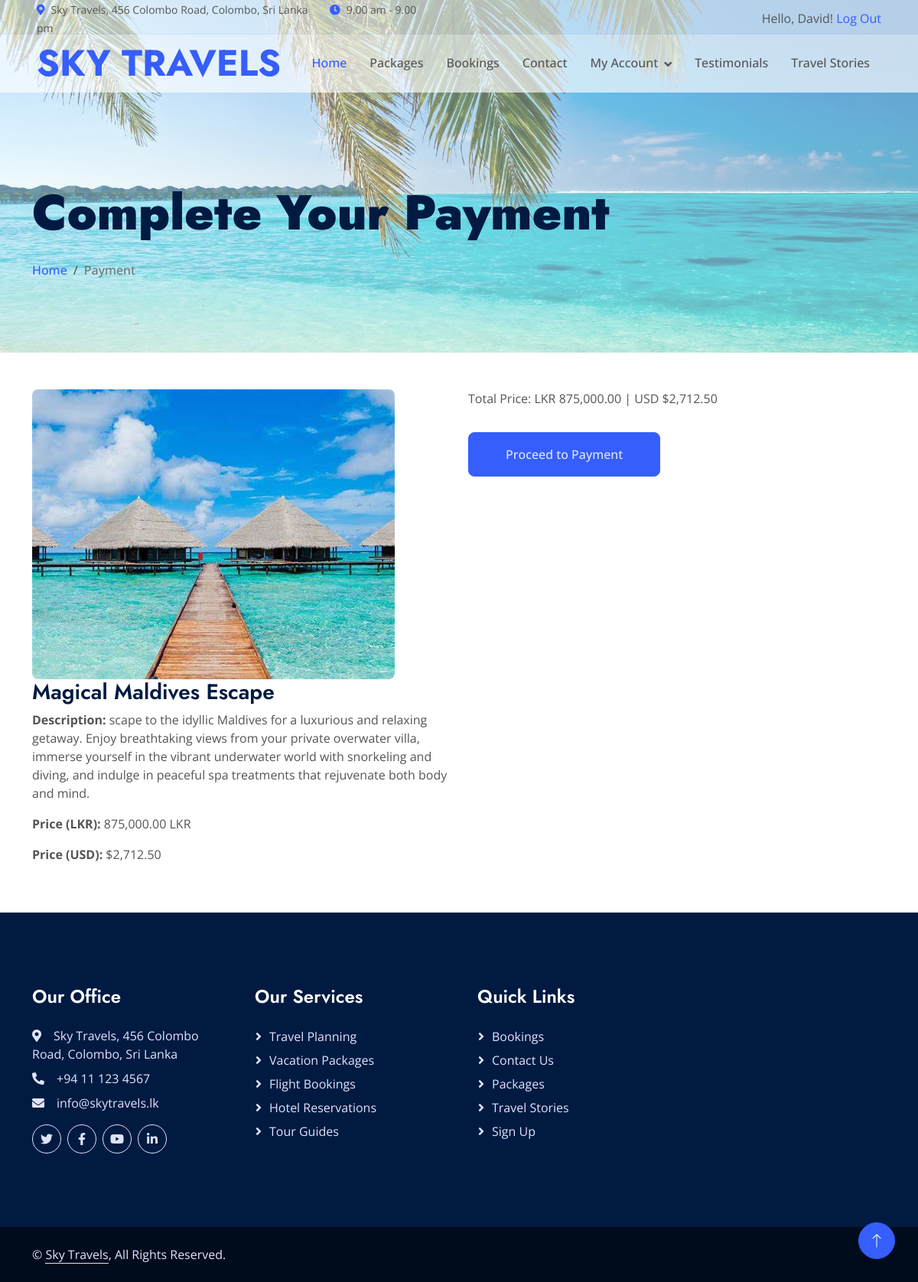
/payment.php?package_id=14&price=875000.00 (signed in), run on the app's committed database.
### tables this page shows
CREATE TABLE `packages` (
  `id` int(11) NOT NULL,
  `title` varchar(255) NOT NULL,
  `description` text NOT NULL,
  `destination` text NOT NULL,
  `duration` varchar(50) NOT NULL,
  `ideal_for` varchar(255) NOT NULL,
  `image` varchar(255) NOT NULL,
  `price` decimal(10,2) NOT NULL
);

### payment.php (the view, shortened to what this page needs)
<?php
include 'dbconn.php';
$package_id = isset($_GET['package_id']) ? $_GET['package_id'] : null;
$priceLKR = isset($_GET['price']) ? $_GET['price'] : null;
$sql = "SELECT * FROM packages WHERE id = ?";
$stmt = $conn->prepare($sql);
$stmt->bind_param("i", $package_id);
$stmt->execute();
$result = $stmt->get_result();
$package = $result->fetch_assoc();
$exchangeRate = 0.0031;
$priceUSD = ceil($priceLKR * $exchangeRate * 100);
try {
    $session = \Stripe\Checkout\Session::create([
        'payment_method_types' => ['card'],
        'line_items' => [[
            'price_data' => [
                'currency' => 'usd',
                'product_data' => [
                    'name' => $package['title'],
                ],
                'unit_amount' => $priceUSD,
            ],
            'quantity' => 1,
        ]],
        'mode' => 'payment',
        'success_url' => 'http://localhost/Sky_Travels/Sky_Travels/payment.php?package_id=' . $package_id . '&price=' . $priceLKR . '&payment_status=success&session_id={CHECKOUT_SESSION_ID}',
        'cancel_url' => 'http://localhost/Sky_Travels/Sky_Travels/payment_cancelled.php',
    ]);
} catch (\Stripe\Exception\ApiErrorException $e) {
    echo "Error creating Stripe Checkout session: " . $e->getMessage();
    exit();
}
?>
<?php include 'header.php'; ?>
<div class="container-fluid page-header mb-5 wow fadeIn" data-wow-delay="0.1s">
    <div class="container"><br><br>
        <h1 class="display-3 mb-4 animated slideInDown"><b>Complete Your Payment</b></h1>
        <nav aria-label="breadcrumb animated slideInDown">
            <ol class="breadcrumb mb-0">
                <li class="breadcrumb-item"><a href="index.php">Home</a></li>
                <li class="breadcrumb-item active" aria-current="page">Payment</li>
            </ol>
        </nav>
    </div>
</div>
<div class="container mb-5 wow fadeInUp" data-wow-delay="0.3s">
    <div class="row g-4">
        <div class="col-lg-6">
            <div class="package-details">
                <img src="img/packages/<?php echo $package['image']; ?>" alt="<?php echo $package['title']; ?>" class="img-fluid rounded">
                <div class="info">
                    <h3><?php echo $package['title']; ?></h3>
                    <p><strong>Description:</strong> <?php echo $package['description']; ?></p>
                    <p><strong>Price (LKR):</strong> <?php echo number_format($package['price'], 2); ?> LKR</p>
                    <p><strong>Price (USD):</strong> $<?php echo number_format($priceUSD / 100, 2); ?></p>
                </div>
            </div>
        </div>
        <div class="col-lg-6">
            <div class="price">
                <p>Total Price: LKR <?php echo number_format($priceLKR, 2); ?> | USD $<?php echo number_format($priceUSD / 100, 2); ?></p>
                <a href="<?php echo $session->url; ?>" class="btn btn-primary py-3 px-5 mt-3">Proceed to Payment</a>
            </div>
        </div>
    </div>
</div>
<?php include 'footer.php'; ?>

### css/style.css (style rules this page uses)
:root { --primary: #355EFC; --secondary: #E93C05; --tertiary: #555555; --light: #DFE4FD; --dark: #011A41; }
h1, .h1, h2, .h2, .fw-bold { font-weight: 700 !important; }
h3, .h3, h4, .h4, .fw-medium { font-weight: 600 !important; }
.btn { transition: .5s; font-weight: 500; }
.btn-primary, .btn-outline-primary:hover { color: var(--light); }
.page-header { padding-top: 12rem; padding-bottom: 6rem; background: linear-gradient(rgba(255, 255, 255, 0.4), rgba(255, 255, 255, 0.4)), url(../img/header.jfif) top left no-repeat; background-size: cover; }
.page-header .breadcrumb-item, .page-header .breadcrumb-item a { font-weight: 500; }
.page-header .breadcrumb-item+.breadcrumb-item::before { color: var(--tertiary); }

### data on the page
packages: image (picture), title "Magical Maldives Escape", description "scape to the idyllic Maldives for a luxurious and relaxing getaway. Enjoy breathtaking views from your private overwater villa, immerse yourself in the vibrant underwater world with snorkeling and diving, and indulge in peaceful spa treatments that rejuvenate both body and mind.", price "875,000.00"

### other printed values
$_SESSION['username'] "David"
$priceUSD / 100 "2,712.50"
$priceLKR "875,000.00"
